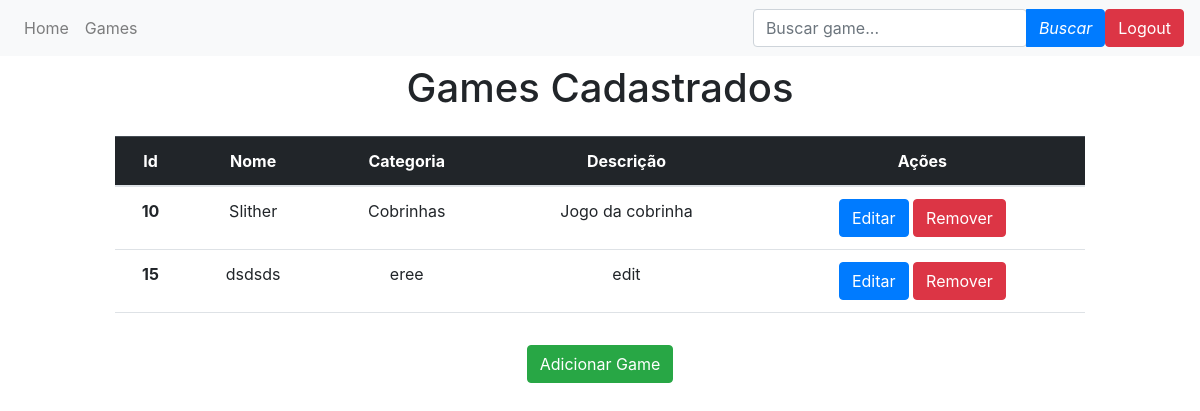
The page /gamesadmin/ (signed in) on the database as committed earlier.
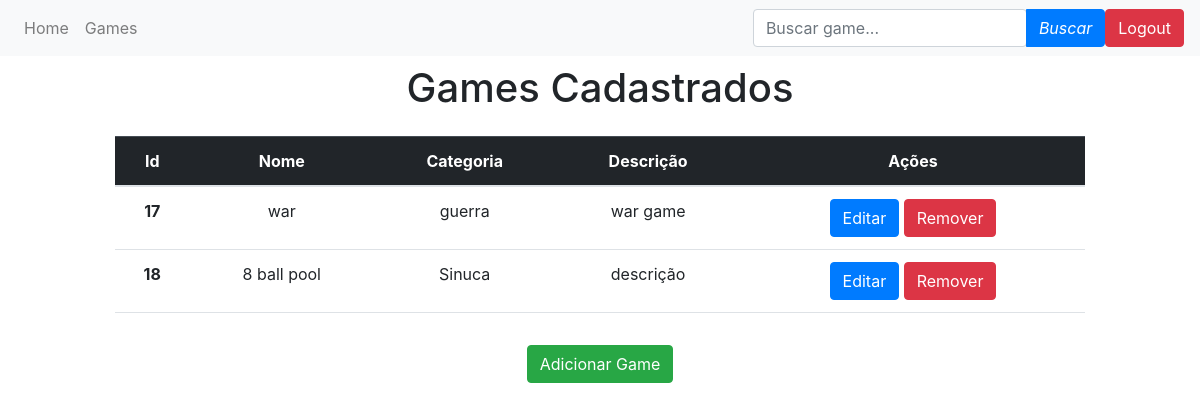
The same page on the database as committed later.
### app/models.py (models this page shows)
class Games(models.Model):
    id = models.BigAutoField(max_length=500,primary_key=True)
    nome = models.CharField(max_length=30)
    categoria = models.CharField(max_length=30)
    descrição = models.CharField(max_length=150)

### app/views.py (the view)
# urls.py: path('gamesadmin/', gamesadmin, name='gamesadmin'),
def gamesadmin(request):
    user=request.user
    if not user.is_authenticated:
        return redirect ('/auth/auth/login/')
    data = {}
    search = request.GET.get('search')
    if search:
        data['db'] = Games.objects.filter(nome__icontains=search)
    else:
        data
    data['db'] = Games.objects.all()
    return render(request, 'admin.html', data)

### app/templates/admin.html (shortened to what this page needs)
<!DOCTYPE html>
<html lang="en">
    <head>
        <link href="https://cdn.jsdelivr.net/npm/bootstrap@5.1.3/dist/css/bootstrap.min.css" rel="stylesheet">
    <link rel="stylesheet" href=
    "https://maxcdn.bootstrapcdn.com/bootstrap/4.4.1/css/bootstrap.min.css">
    </head>
    <body>
      <nav class="navbar navbar-expand-sm navbar-light bg-light">
        <ul class="navbar-nav">
          <li class="nav-item">
            <a class="nav-link" href="/gamesadmin">
              Home
            </a>
        </li>
        <li class="nav-item">
            <a class="nav-link" href="/gamesadmin">
              Games
            </a>
        </li>
        </ul>
        <ul class="navbar-nav ml-auto">
          <form name="avaliar_form" id ="avaliar_form" action="/buscaradmin/" method="post">
            <li class="input-group m-auto" >
              <div class="form-outline">
                <input id="search-input" placeholder ="Buscar game..."type="text" id="form1" class="form-control" name="search" />
              </div>
              <button id="search-button"  type="submit" class="btn btn-primary "><i class="fas fa-search">Buscar</i></button>
            </li>
          </form>
          <li>
            <a href="{% url 'logout' %}" class="btn btn-danger"> Logout</a>
          </li>
      </ul>
      </nav>
        <div class="col-8 m-auto pt-2 pb-2 text-center">
            <h1> Games Cadastrados </h1>
        </div>
        <div class="col-10 m-auto pt-2 pb-2 text-center">
            <table class="table">
                <thead class="table-dark">
                  <tr>
                    <th scope="col">Id</th>
                    <th scope="col">Nome</th>
                    <th scope="col">Categoria</th>
                    <th scope="col">Descrição</th>
                    <th scope="col">Ações</th>
                  </tr>
                </thead>
                <tbody>
                  {% for dbs in db %}
                  <tr>
                    <th> {{dbs.id}} </th>
                    <td> {{dbs.nome}} </td>
                    <td> {{dbs.categoria}} </td>
                    <td> {{dbs.descrição}} </td>
                    <td>
                      <a href="/edit/{{dbs.id}}/" class="btn btn-primary">Editar</a>
                      <a href="/delete/{{dbs.id}}/" class="btn btn-danger btnDel">Remover</a>
                    </td>
                  </tr>
                  {% endfor %}
                </tbody>
              </table>
        </div>
        <div class="col-8 m-auto pt-2 pb-2 text-center">
            <a href="/form_game" class="btn btn-success"> Adicionar Game</a>
        </div>
        {%load static%}
    </body>
</html>

Rows that differ between the two databases and show on the page:
removed Games: id "10", nome "Slither", categoria "Cobrinhas", descrição "Jogo da cobrinha"
removed Games: id "15", nome "dsdsds", categoria "eree", descrição "edit"
added Games: id "17", nome "war", categoria "guerra", descrição "war game"
added Games: id "18", nome "8 ball pool", categoria "Sinuca", descrição "descrição"
